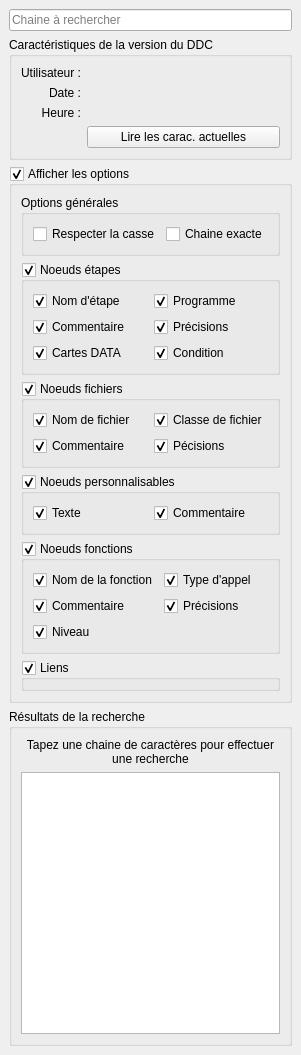
<?xml version="1.0" encoding="UTF-8"?>
<ui version="4.0">
 <class>SearchDockWidget</class>
 <widget class="QDockWidget" name="SearchDockWidget">
  <property name="geometry">
   <rect>
    <x>0</x>
    <y>0</y>
    <width>294</width>
    <height>1055</height>
   </rect>
  </property>
  <property name="features">
   <set>QDockWidget::DockWidgetClosable</set>
  </property>
  <property name="allowedAreas">
   <set>Qt::LeftDockWidgetArea</set>
  </property>
  <property name="windowTitle">
   <string>Recherche</string>
  </property>
  <widget class="QWidget" name="dockWidgetContents">
   <layout class="QVBoxLayout" name="verticalLayout_2" stretch="0,0,0,1">
    <item>
     <widget class="QLineEdit" name="lineEdit">
      <property name="placeholderText">
       <string>Chaine à rechercher</string>
      </property>
     </widget>
    </item>
    <item>
     <widget class="QGroupBox" name="groupBoxCarac">
      <property name="title">
       <string>Caractéristiques de la version du DDC</string>
      </property>
      <property name="checkable">
       <bool>false</bool>
      </property>
      <layout class="QGridLayout" name="gridLayout_5" columnstretch="1,4">
       <item row="2" column="1">
        <widget class="QLabel" name="labelTime">
         <property name="text">
          <string/>
         </property>
        </widget>
       </item>
       <item row="2" column="0">
        <widget class="QLabel" name="label_5">
         <property name="text">
          <string>Heure :</string>
         </property>
         <property name="alignment">
          <set>Qt::AlignRight|Qt::AlignTrailing|Qt::AlignVCenter</set>
         </property>
        </widget>
       </item>
       <item row="0" column="0">
        <widget class="QLabel" name="label">
         <property name="text">
          <string>Utilisateur :</string>
         </property>
         <property name="alignment">
          <set>Qt::AlignRight|Qt::AlignTrailing|Qt::AlignVCenter</set>
         </property>
        </widget>
       </item>
       <item row="0" column="1">
        <widget class="QLabel" name="labelUser">
         <property name="text">
          <string/>
         </property>
        </widget>
       </item>
       <item row="1" column="0">
        <widget class="QLabel" name="label_3">
         <property name="text">
          <string>Date :</string>
         </property>
         <property name="alignment">
          <set>Qt::AlignRight|Qt::AlignTrailing|Qt::AlignVCenter</set>
         </property>
        </widget>
       </item>
       <item row="1" column="1">
        <widget class="QLabel" name="labelDate">
         <property name="text">
          <string/>
         </property>
        </widget>
       </item>
       <item row="3" column="1">
        <widget class="QPushButton" name="pushButton">
         <property name="text">
          <string>Lire les carac. actuelles</string>
         </property>
        </widget>
       </item>
      </layout>
     </widget>
    </item>
    <item>
     <widget class="QGroupBox" name="groupBox">
      <property name="title">
       <string>Afficher les options</string>
      </property>
      <property name="checkable">
       <bool>true</bool>
      </property>
      <layout class="QVBoxLayout" name="verticalLayout">
       <item>
        <widget class="QGroupBox" name="groupBoxGeneral">
         <property name="title">
          <string>Options générales</string>
         </property>
         <layout class="QFormLayout" name="formLayout">
          <property name="fieldGrowthPolicy">
           <enum>QFormLayout::AllNonFixedFieldsGrow</enum>
          </property>
          <item row="0" column="0">
           <widget class="QCheckBox" name="checkBoxCase">
            <property name="text">
             <string>Respecter la casse</string>
            </property>
           </widget>
          </item>
          <item row="0" column="1">
           <widget class="QCheckBox" name="checkBoxExact">
            <property name="text">
             <string>Chaine exacte</string>
            </property>
           </widget>
          </item>
         </layout>
        </widget>
       </item>
       <item>
        <widget class="QGroupBox" name="groupBoxStep">
         <property name="title">
          <string>Noeuds étapes</string>
         </property>
         <property name="checkable">
          <bool>true</bool>
         </property>
         <layout class="QGridLayout" name="gridLayout_4">
          <item row="1" column="0">
           <widget class="QCheckBox" name="checkBoxStepCom">
            <property name="text">
             <string>Commentaire</string>
            </property>
            <property name="checked">
             <bool>true</bool>
            </property>
           </widget>
          </item>
          <item row="0" column="0">
           <widget class="QCheckBox" name="checkBoxStepName">
            <property name="text">
             <string>Nom d'étape</string>
            </property>
            <property name="checked">
             <bool>true</bool>
            </property>
           </widget>
          </item>
          <item row="0" column="1">
           <widget class="QCheckBox" name="checkBoxStepProg">
            <property name="text">
             <string>Programme</string>
            </property>
            <property name="checked">
             <bool>true</bool>
            </property>
           </widget>
          </item>
          <item row="2" column="0">
           <widget class="QCheckBox" name="checkBoxStepData">
            <property name="text">
             <string>Cartes DATA</string>
            </property>
            <property name="checked">
             <bool>true</bool>
            </property>
           </widget>
          </item>
          <item row="1" column="1">
           <widget class="QCheckBox" name="checkBoxStepPrecision">
            <property name="text">
             <string>Précisions</string>
            </property>
            <property name="checked">
             <bool>true</bool>
            </property>
           </widget>
          </item>
          <item row="2" column="1">
           <widget class="QCheckBox" name="checkBoxStepCond">
            <property name="text">
             <string>Condition</string>
            </property>
            <property name="checked">
             <bool>true</bool>
            </property>
           </widget>
          </item>
         </layout>
        </widget>
       </item>
       <item>
        <widget class="QGroupBox" name="groupBoxFile">
         <property name="title">
          <string>Noeuds fichiers</string>
         </property>
         <property name="checkable">
          <bool>true</bool>
         </property>
         <layout class="QGridLayout" name="gridLayout_3">
          <item row="0" column="0">
           <widget class="QCheckBox" name="checkBoxFileName">
            <property name="text">
             <string>Nom de fichier</string>
            </property>
            <property name="checked">
             <bool>true</bool>
            </property>
           </widget>
          </item>
          <item row="0" column="1">
           <widget class="QCheckBox" name="checkBoxFileClass">
            <property name="text">
             <string>Classe de fichier</string>
            </property>
            <property name="checked">
             <bool>true</bool>
            </property>
           </widget>
          </item>
          <item row="1" column="0">
           <widget class="QCheckBox" name="checkBoxFileCom">
            <property name="text">
             <string>Commentaire</string>
            </property>
            <property name="checked">
             <bool>true</bool>
            </property>
           </widget>
          </item>
          <item row="1" column="1">
           <widget class="QCheckBox" name="checkBoxFilePrecision">
            <property name="text">
             <string>Pécisions</string>
            </property>
            <property name="checked">
             <bool>true</bool>
            </property>
           </widget>
          </item>
         </layout>
        </widget>
       </item>
       <item>
        <widget class="QGroupBox" name="groupBoxCustom">
         <property name="title">
          <string>Noeuds personnalisables</string>
         </property>
         <property name="checkable">
          <bool>true</bool>
         </property>
         <layout class="QGridLayout" name="gridLayout_2">
          <item row="0" column="0">
           <widget class="QCheckBox" name="checkBoxCustomText">
            <property name="text">
             <string>Texte</string>
            </property>
            <property name="checked">
             <bool>true</bool>
            </property>
           </widget>
          </item>
          <item row="0" column="1">
           <widget class="QCheckBox" name="checkBoxCustomCom">
            <property name="text">
             <string>Commentaire</string>
            </property>
            <property name="checked">
             <bool>true</bool>
            </property>
           </widget>
          </item>
         </layout>
        </widget>
       </item>
       <item>
        <widget class="QGroupBox" name="groupBoxFunction">
         <property name="title">
          <string>Noeuds fonctions</string>
         </property>
         <property name="checkable">
          <bool>true</bool>
         </property>
         <layout class="QGridLayout" name="gridLayout">
          <item row="0" column="0">
           <widget class="QCheckBox" name="checkBoxFunctionName">
            <property name="text">
             <string>Nom de la fonction</string>
            </property>
            <property name="checked">
             <bool>true</bool>
            </property>
           </widget>
          </item>
          <item row="1" column="1">
           <widget class="QCheckBox" name="checkBoxFunctionPrecision">
            <property name="text">
             <string>Précisions</string>
            </property>
            <property name="checked">
             <bool>true</bool>
            </property>
           </widget>
          </item>
          <item row="1" column="0">
           <widget class="QCheckBox" name="checkBoxFunctionCom">
            <property name="text">
             <string>Commentaire</string>
            </property>
            <property name="checked">
             <bool>true</bool>
            </property>
           </widget>
          </item>
          <item row="0" column="1">
           <widget class="QCheckBox" name="checkBoxFunctionCall">
            <property name="text">
             <string>Type d'appel</string>
            </property>
            <property name="checked">
             <bool>true</bool>
            </property>
           </widget>
          </item>
          <item row="2" column="0">
           <widget class="QCheckBox" name="checkBoxFunctionLevel">
            <property name="text">
             <string>Niveau</string>
            </property>
            <property name="checked">
             <bool>true</bool>
            </property>
           </widget>
          </item>
         </layout>
        </widget>
       </item>
       <item>
        <widget class="QGroupBox" name="groupBoxLink">
         <property name="title">
          <string>Liens</string>
         </property>
         <property name="checkable">
          <bool>true</bool>
         </property>
        </widget>
       </item>
      </layout>
     </widget>
    </item>
    <item>
     <widget class="QGroupBox" name="groupBoxResults">
      <property name="title">
       <string>Résultats de la recherche</string>
      </property>
      <layout class="QVBoxLayout" name="verticalLayout_3" stretch="0,0">
       <item>
        <widget class="QLabel" name="labelResult">
         <property name="text">
          <string>Tapez une chaine de caractères pour effectuer une recherche</string>
         </property>
         <property name="alignment">
          <set>Qt::AlignCenter</set>
         </property>
         <property name="wordWrap">
          <bool>true</bool>
         </property>
        </widget>
       </item>
       <item>
        <widget class="QListWidget" name="listWidget">
         <property name="iconSize">
          <size>
           <width>10</width>
           <height>10</height>
          </size>
         </property>
         <property name="spacing">
          <number>5</number>
         </property>
         <property name="viewMode">
          <enum>QListView::ListMode</enum>
         </property>
         <property name="sortingEnabled">
          <bool>false</bool>
         </property>
        </widget>
       </item>
      </layout>
     </widget>
    </item>
   </layout>
  </widget>
 </widget>
 <resources/>
 <connections/>
</ui>
